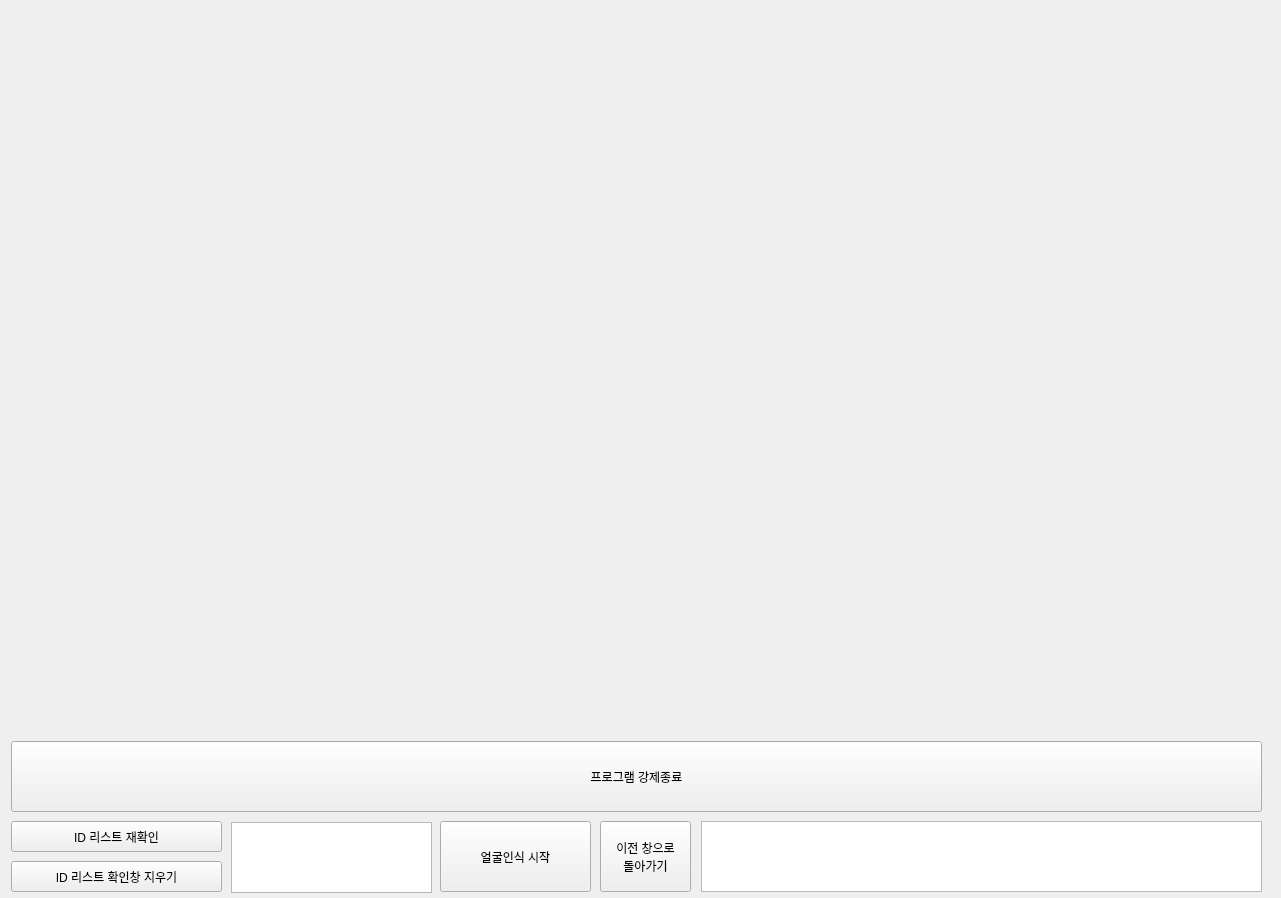
<?xml version="1.0" encoding="UTF-8"?>
<ui version="4.0">
 <class>Form</class>
 <widget class="QWidget" name="Form">
  <property name="geometry">
   <rect>
    <x>0</x>
    <y>0</y>
    <width>1281</width>
    <height>898</height>
   </rect>
  </property>
  <property name="windowTitle">
   <string>Form</string>
  </property>
  <widget class="QPushButton" name="clear_ID_List_2">
   <property name="geometry">
    <rect>
     <x>11</x>
     <y>861</y>
     <width>211</width>
     <height>31</height>
    </rect>
   </property>
   <property name="text">
    <string>ID 리스트 확인창 지우기</string>
   </property>
  </widget>
  <widget class="QPushButton" name="B_BACK">
   <property name="geometry">
    <rect>
     <x>600</x>
     <y>821</y>
     <width>91</width>
     <height>71</height>
    </rect>
   </property>
   <property name="text">
    <string>이전 창으로
돌아가기</string>
   </property>
  </widget>
  <widget class="QTextBrowser" name="ID_List_2">
   <property name="geometry">
    <rect>
     <x>231</x>
     <y>822</y>
     <width>201</width>
     <height>71</height>
    </rect>
   </property>
  </widget>
  <widget class="QTextBrowser" name="textBrowser_2">
   <property name="geometry">
    <rect>
     <x>701</x>
     <y>821</y>
     <width>561</width>
     <height>71</height>
    </rect>
   </property>
  </widget>
  <widget class="QPushButton" name="reg_ID_List_2">
   <property name="geometry">
    <rect>
     <x>11</x>
     <y>821</y>
     <width>211</width>
     <height>31</height>
    </rect>
   </property>
   <property name="text">
    <string>ID 리스트 재확인</string>
   </property>
  </widget>
  <widget class="QPushButton" name="FORCED_EXIT_2">
   <property name="geometry">
    <rect>
     <x>11</x>
     <y>741</y>
     <width>1251</width>
     <height>71</height>
    </rect>
   </property>
   <property name="text">
    <string>프로그램 강제종료</string>
   </property>
  </widget>
  <widget class="QPushButton" name="B_START">
   <property name="geometry">
    <rect>
     <x>440</x>
     <y>821</y>
     <width>151</width>
     <height>71</height>
    </rect>
   </property>
   <property name="text">
    <string>얼굴인식 시작</string>
   </property>
  </widget>
  <widget class="QLabel" name="FeedLabel_2">
   <property name="geometry">
    <rect>
     <x>10</x>
     <y>10</y>
     <width>1280</width>
     <height>720</height>
    </rect>
   </property>
   <property name="minimumSize">
    <size>
     <width>1280</width>
     <height>720</height>
    </size>
   </property>
   <property name="maximumSize">
    <size>
     <width>1280</width>
     <height>720</height>
    </size>
   </property>
   <property name="text">
    <string/>
   </property>
  </widget>
 </widget>
 <resources/>
 <connections>
  <connection>
   <sender>B_BACK</sender>
   <signal>clicked()</signal>
   <receiver>Form</receiver>
   <slot>second_to_main()</slot>
   <hints>
    <hint type="sourcelabel">
     <x>615</x>
     <y>854</y>
    </hint>
    <hint type="destinationlabel">
     <x>700</x>
     <y>735</y>
    </hint>
   </hints>
  </connection>
 </connections>
 <slots>
  <slot>second_to_main()</slot>
 </slots>
</ui>
